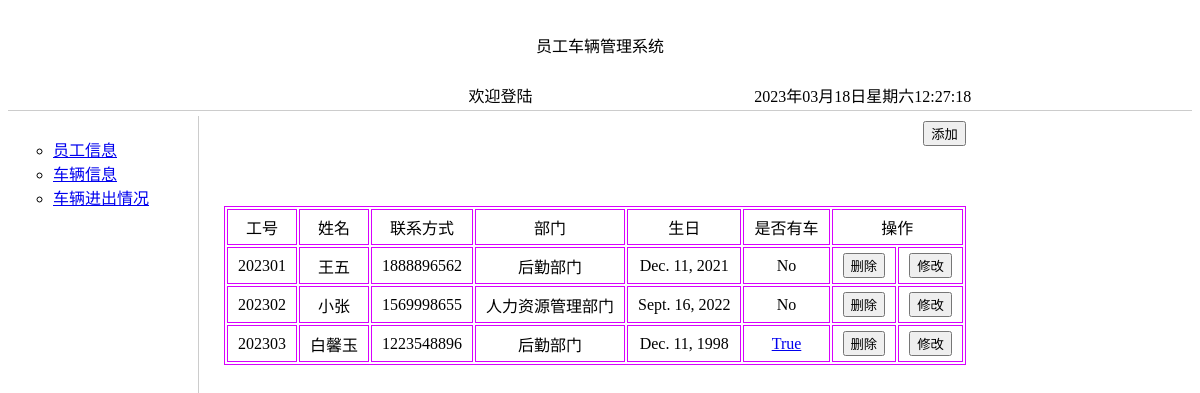
Before: /showEmployee/ with the older database file.
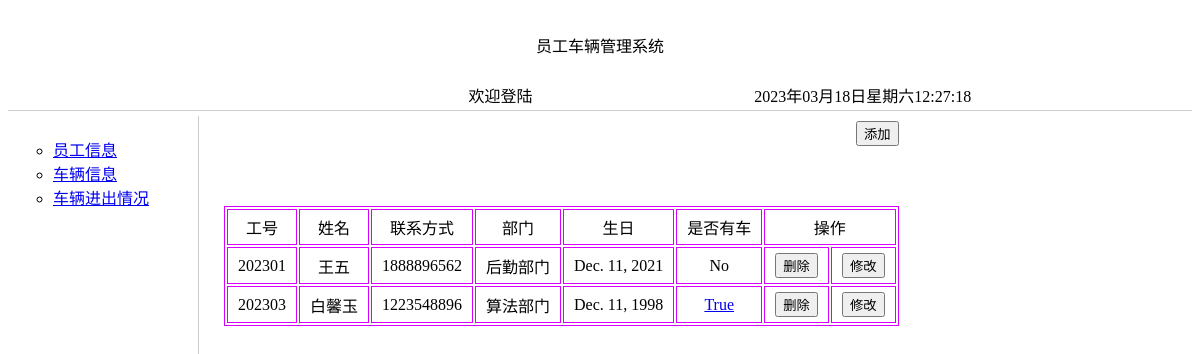
After: the same page with the newer database file.
### ecar/models.py (models this page shows)
class Employee(models.Model):
    sid = models.IntegerField(primary_key=True) #employee number
    name = models.CharField(max_length=20)
    phone = models.CharField(max_length=50)
    department = models.CharField(max_length=20)
    birthday = models.DateField()

### ecar/EmployeeOperation.py (the view)
# urls.py: path('showEmployee/', EmployeeOperation.show),
def show(request):
    employeeall = Employee.objects.all()
    for employee in employeeall:
        ifcar = list(Car.objects.filter(user_id=employee.sid)) #返回在车辆信息表里是否有该员工信息，若有则为该员工添加属性
        if ifcar: #若员工存在对应车辆信息
            employee.ifcar = True
        else:
            employee.ifcar = False
    return render(request, 'showemployee.html', {'employeeall': employeeall})

### templates/showemployee.html (shortened to what this page needs)
<!DOCTYPE html>
<html lang="en">
<head>
</head>
<!DOCTYPE HTML>
<html>
<head>
</head>
<body>
<div class="page">
    <div class="header">
        <div id="title">
            <table width="100%">
                <tr>
                    <td height="68" colspan="4" align="center">员工车辆管理系统</td>
                </tr>
                <tr>
                    <td width="40%" align="right">
                        <marquee>
                            欢迎登陆
                        </marquee>
                    </td>
                    <td width="50%" align="center"><span id="show"></span></td>
                </tr>
            </table>
        </div>
    </div>
    <div class="MainContainer">
        <div class="sidebar">
            <ul type="circle">
                <li>
                    <a href="/showEmployee/" target="right">员工信息</a></li>
                <li>
                    <a href="/showCar/" target="right">车辆信息</a></li>
                <li>
                    <a href="/showRecord/" target="right">车辆进出情况</a></li>
            </ul>
        </div>
        <div id="main" class="main">
            <div align="right">
                <button onclick="window.location.href='/addEmployee/'">添加</button>
            </div>
            <table>
                <tbody>
                <tr>
                    <td>工号</td>
                    <td>姓名</td>
                    <td>联系方式</td>
                    <td>部门</td>
                    <td>生日</td>
                    <td>是否有车</td>
                    <td colspan="2">操作</td>
                </tr>
                {% for i in employeeall %}
                    <tr>
                        <td>{{ i.sid }}</td>
                        <td>{{ i.name }}</td>
                        <td>{{ i.phone }}</td>
                        <td>{{ i.department }}</td>
                        <td>{{ i.birthday }}</td>
                        <td>{% if i.ifcar %}
                            <a href="/findcar/{{ i.sid }}">True</a>
                        {% else %}
                            No
                        {% endif %}
                        </td>
                        <td>
                            <button onclick="window.location.href='/deleteEmployee/{{ i.sid }}'">删除</button>
                        </td>
                        <td>
                            <button onclick="window.location.href='/editEmployee/{{ i.sid }}'">修改</button>
                        </td>
                    </tr>
                {% endfor %}
                </tbody>
            </table>
        </div>
    </div>
</div>
</body>
</html>

### templates/showemployee.html (style rules this page uses)
.header { border-bottom: 1px solid #ccc; margin-bottom: 5px; }
.MainContainer { min-width: 960px; max-width: 1600px; }
.sidebar { width: 180px; float: left; margin-right: -180px; border-right: 1px solid #ccc; min-height: 500px; padding: 5px; }
.main { float: left; margin-left: 200px; padding: 5px; }
.main table { text-align: center; border: 1px solid #d701fd; margin: 60px auto 45px; }
.main tr td { border: 1px solid #d701fd; padding: 5px 10px; }

Changed rows visible on the page:
removed Employee: sid "202302", name "小张", phone "1569998655", department "人力资源管理部门", birthday "Sept. 16, 2022", shows "No"
changed Employee "白馨玉": department "后勤部门" → "算法部门"
